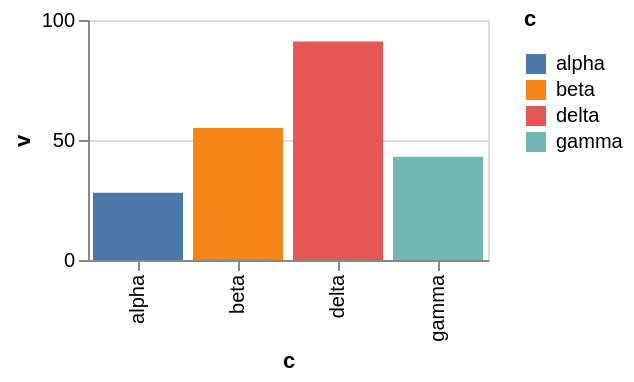

The specification (Vega-Lite) saved for this image:
### Vega-Lite specification from a JSON file in a GitHub repository (floating-point values rounded to 4 significant figures)
{"$schema": "https://vega.github.io/schema/vega-lite/v6.json", "width": 200, "height": 120, "data": {"values": [{"c": "alpha", "v": 28, "w": 3, "t": "2024-01-07"}, {"c": "beta", "v": 55, "w": 7, "t": "2024-03-19"}, {"c": "gamma", "v": 43, "w": 5, "t": "2024-06-02"}, {"c": "delta", "v": 91, "w": 9, "t": "2024-09-11"}]}, "mark": "bar", "encoding": {"x": {"field": "c", "type": "nominal"}, "y": {"field": "v", "type": "quantitative"}, "color": {"field": "c", "type": "nominal"}}, "config": {"legend": {"titleBaseline": "middle"}}}
